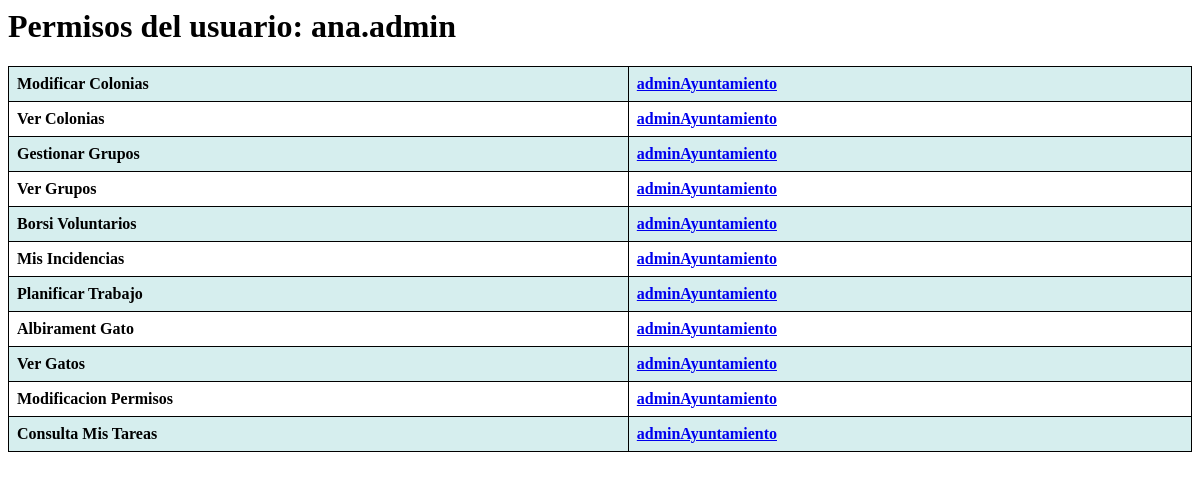
/BD24550587/modifica_rol_persona.php?usuario=ana.admin (signed in), run on an earlier commit of the app's database.
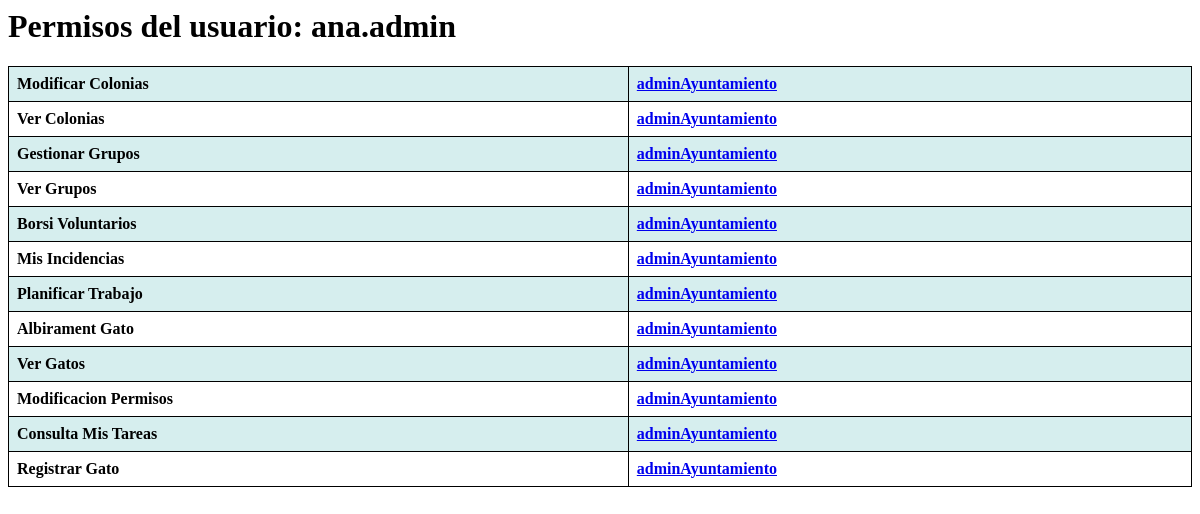
And on a later commit of the database.
### tables this page shows
CREATE TABLE FUNCION(
    idFuncion INT PRIMARY KEY AUTO_INCREMENT,
    nombre VARCHAR(200),
    ruta VARCHAR(300)
);

CREATE TABLE ROL(
    idRol INT PRIMARY KEY AUTO_INCREMENT,
    nombre VARCHAR(200)
);

### BD24550587/modifica_rol_persona.php (the view, shortened to what this page needs)
<?php
$con = mysqli_connect("localhost", "root", "", "BD2_Prac2");
$usuario= $_GET["usuario"];
echo '<h1>Permisos del usuario: '.$usuario.'</h1>';
$consulta=" SELECT f.nombre as funcion, r.nombre as rol
                FROM PERSONA p
                JOIN PER_ROL pr ON p.idPersona = pr.idPersona
                JOIN ROL r ON pr.idRol = r.idRol
                JOIN PUEDEHACER ph ON r.idRol = ph.idRol
                JOIN FUNCION f ON ph.idFuncion = f.idFuncion
            WHERE p.usuario='$usuario'
            ";
$resultat = mysqli_query($con, $consulta);
$registre = mysqli_fetch_array($resultat);
if(is_null($registre)){
    $cad= 'Usuario no encontrado';
    echo $cad;
}else{
    echo "<table>";
        echo "<tr>";
         echo '<tr>
                <th>'.$registre["funcion"].'</th>
                <th><a href="'.'modifica_permisos_rol.php?rol='.$registre["rol"].'"> '.$registre["rol"].' </a></th>
            </tr>';
    while ($registre=mysqli_fetch_array($resultat)) {
        echo '<tr>
                <th>'.$registre["funcion"].'</th>
                <th><a href="'.'modifica_permisos_rol.php?rol='.$registre["rol"].'"> '.$registre["rol"].' </a></th>
            </tr>';
    }
}
?>

What changed in the data, as far as the page shows it:
added funcion: nombre "Registrar Gato", rol.nombre "adminAyuntamiento"
